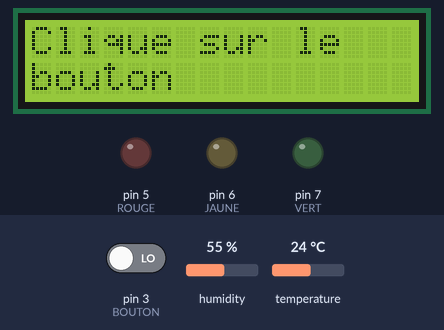
Bench run of a sketch on a simulated Arduino Uno, built with avr-gcc and run on an emulated ATmega328P. Parts: 16×2 character LCD, output pins drawn as LEDs (lit = HIGH). Dashed ring = blinking. The inputs (shaded band) are chosen by the test bench; at power-on: pin 3 (BOUTON) LOW, humidity 55 %, temperature 24 °C.

Above: at 1.6 s.
1.7 s: pin 3 (BOUTON) driven HIGH
At 4.7 s:
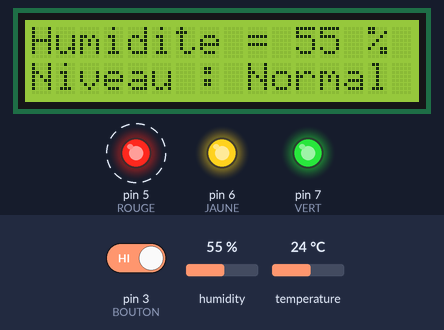
5.9 s: humidity set to 42 %
At 7.9 s:
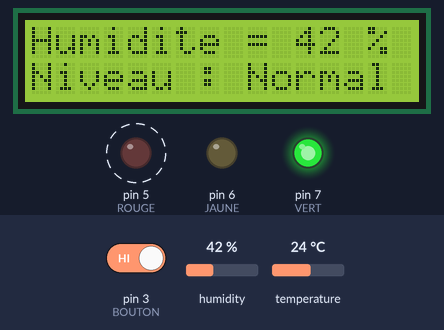
8.6 s: humidity set to 40 %
At 11.9 s:
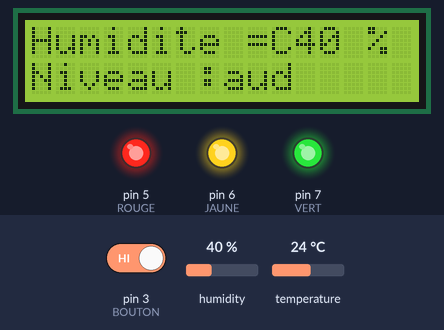
12.7 s: temperature set to 28 °C
At 15.8 s:
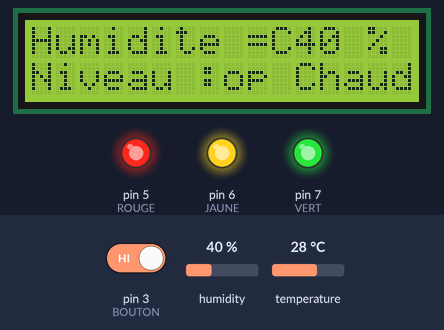
16.7 s: temperature set to 12 °C
At 19.7 s:
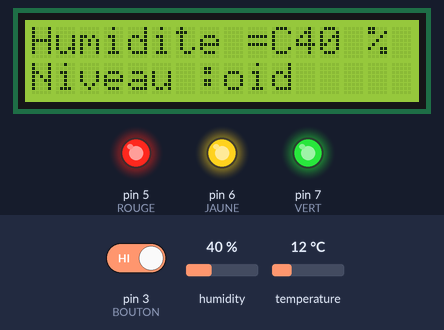
20.8 s: temperature set to 19 °C
At 24.7 s:
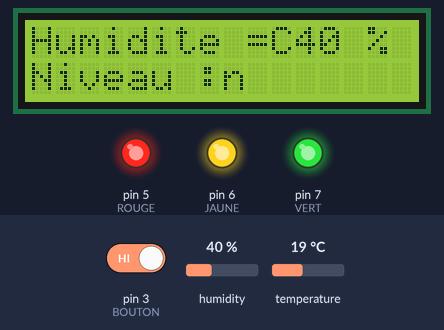
Timing chart, 0 to 25.8 s (numbered marks = the images above; inputs shaded):
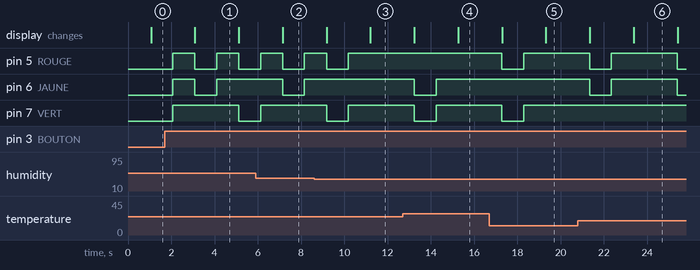

Measured:
- the behaviour switches between 41 and 40 % on humidity (found by bisection; images 2 and 3)
- after the input at 1.7 s, pin 5 (ROUGE): alternates HIGH for 1.0 s and LOW for 1.0 s, starting after 0.37 s; pin 6 (JAUNE): LOW → HIGH after 0.37 s, → LOW 1.0 s later, → HIGH 1.0 s later; pin 7 (VERT): LOW → HIGH after 0.37 s, → LOW 3.1 s later; the display: changes after 1.4 s (image 1)
- after the input at 5.9 s, the display: changes after 1.3 s (image 2)
- after the input at 8.6 s, pin 5 (ROUGE): goes on until 10.2 s, then stays HIGH; pin 6 (JAUNE): stays HIGH (without the input it goes to LOW after 2.6 s); the display: first differs from a run without the input after 2.6 s (image 3)
- after the input at 12.7 s, pin 5 (ROUGE): stays HIGH (without the input it goes to LOW after 0.54 s); pin 6 (JAUNE): HIGH → LOW after 0.54 s, → HIGH 1.0 s later; the display: first changes after 0.54 s (image 4 shows a later state)
- after the input at 16.7 s, pin 5 (ROUGE): HIGH → LOW after 0.59 s, → HIGH 1.0 s later; pin 6 (JAUNE): stays HIGH (without the input it goes to LOW after 0.59 s); the display: first changes after 0.60 s (image 5 shows a later state)
- after the input at 20.8 s, pin 6 (JAUNE): HIGH → LOW after 0.55 s, → HIGH 1.0 s later, → LOW 3.1 s later; pin 7 (VERT): stays HIGH (without the input it goes to LOW after 0.55 s); the display: first changes after 0.55 s (image 6 shows a later state)

The sketch:

Humidity_Temp.ino
```cpp
#include "DHT.h"
#include "LiquidCrystal.h"

DHT dht(2, DHT11);
LiquidCrystal lcd = LiquidCrystal(8, 9, 10, 11, 12, 13);
int Choix(0);

void setup() {
  // Initialise la capteur DHT11
  dht.begin();
  lcd.begin(16, 2);

  pinMode(7, OUTPUT); // VERT
  pinMode(6, OUTPUT); // JAUNE
  pinMode(5, OUTPUT); // ROUGE
  pinMode(3, INPUT); // BOUTON

}

void loop() {
  delay(1000);

  if (digitalRead(3) == HIGH) {
    Choix ++;
    digitalWrite(6, HIGH);
    digitalWrite(7, HIGH);
    digitalWrite(5, HIGH);
  }

  if (Choix == 3) {
    Choix = 1;
  }

  if (Choix == 0) {
    lcd.clear();
    lcd.setCursor(0, 0);
    lcd.print("Clique sur le ");
    lcd.setCursor(0, 1);
    lcd.print("bouton");
  }

  if (Choix == 1) {
    delay(1000);
    if (dht.readHumidity() > 40 && dht.readHumidity() < 60) {
      digitalWrite(7, HIGH);
      digitalWrite(6, LOW);
      digitalWrite(5, LOW);
      lcd.clear();
      lcd.setCursor(9, 1);
      lcd.print("Normal");
    }

    if (dht.readHumidity() < 40 && dht.readHumidity() > 30) {
      digitalWrite(6, HIGH);
      digitalWrite(7, LOW);
      digitalWrite(5, LOW);
      lcd.clear();
      lcd.setCursor(9, 1);
      lcd.print("Moyen");
    }

    if (dht.readHumidity() > 60 && dht.readHumidity() < 70) {
      digitalWrite(6, HIGH);
      digitalWrite(7, LOW);
      digitalWrite(5, LOW);
      lcd.clear();
      lcd.setCursor(9, 1);
      lcd.print("Moyen");
    }

    if (dht.readHumidity() > 70 || dht.readHumidity() < 30) {
      digitalWrite(5, HIGH);
      digitalWrite(6, LOW);
      digitalWrite(7, LOW);
      lcd.clear();
      lcd.setCursor(9, 1);
      lcd.print("Eleve");
    }

    float humidity = dht.readHumidity();

    lcd.setCursor(0, 0);
    lcd.print("Humidite =");

    lcd.setCursor(11, 0);
    lcd.print(humidity, 0);

    lcd.setCursor(14, 0);
    lcd.print("%");

    lcd.setCursor(0, 1);
    lcd.print("Niveau :");
  }

  if (Choix == 2) {
    delay(1000);
    if (dht.readTemperature() > 15 && dht.readTemperature() < 20) {
        digitalWrite(7, HIGH);
        digitalWrite(6, LOW);
        digitalWrite(5, LOW);
        lcd.clear();
        lcd.setCursor(6, 1);
        lcd.print("Bon");
      }

      if (dht.readTemperature() < 15 && dht.readTemperature() > 10) {
        digitalWrite(6, HIGH);
        digitalWrite(7, LOW);
        digitalWrite(5, LOW);
        lcd.clear();
        lcd.setCursor(6, 1);
        lcd.print("Froid");
      }

      if (dht.readTemperature() > 20 && dht.readTemperature() < 25) {
        digitalWrite(6, HIGH);
        digitalWrite(7, LOW);
        digitalWrite(5, LOW);
        lcd.clear();
        lcd.setCursor(6, 1);
        lcd.print("Chaud");
      }

      if (dht.readTemperature() > 25) {
        digitalWrite(5, HIGH);
        digitalWrite(6, LOW);
        digitalWrite(7, LOW);
        lcd.clear();
        lcd.setCursor(6, 1);
        lcd.print("Trop Chaud");
      }

      if (dht.readTemperature() < 10) {
        digitalWrite(5, HIGH);
        digitalWrite(6, LOW);
        digitalWrite(7, LOW);
        lcd.clear();
        lcd.setCursor(6, 1);
        lcd.print("Trop froid");
      }

      float temp = dht.readTemperature();

      lcd.setCursor(0, 0);
      lcd.print("Temp =");

      lcd.setCursor(7, 0);
      lcd.print(temp, 0);

      lcd.setCursor(10, 0);
      lcd.print("C");

      lcd.setCursor(0, 1);
      lcd.print("Niv :");
  }
}
```
